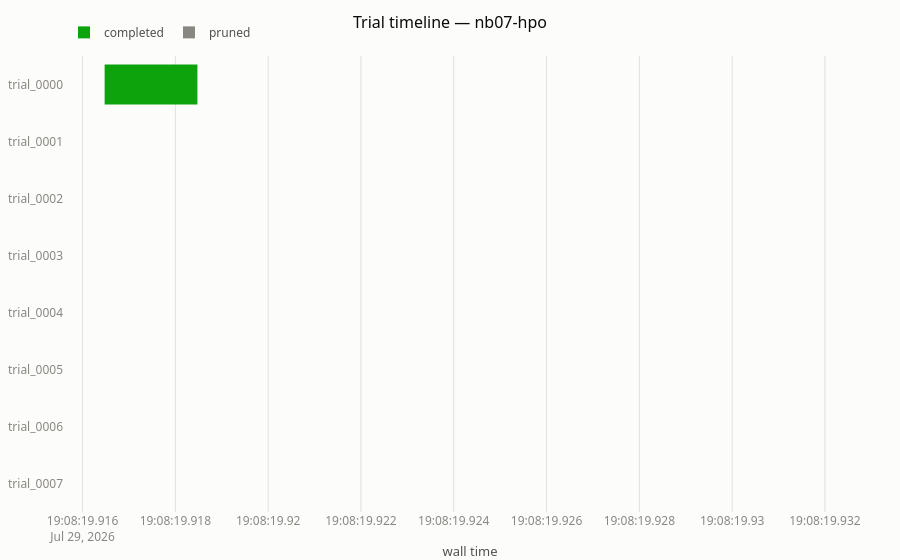

Notebook cell for this chart:
### Code cell
study.plot_timeline()

### Figure 1 — Plotly figure (JSON) as saved in the notebook; plotly's stock layout.template omitted (floating-point values rounded to 4 significant figures)
{"data": [{"base": ["2026-07-29T19:08:19.916475618+00:00"], "hovertemplate": "trial_0000 (completed)<br>0.00s<extra></extra>", "legendgroup": "completed", "marker": {"color": "#0ca30c"}, "name": "completed", "orientation": "h", "showlegend": true, "type": "bar", "x": [2], "y": ["trial_0000"]}, {"base": ["2026-07-29T19:08:19.919954366+00:00"], "hovertemplate": "trial_0001 (completed)<br>0.00s<extra></extra>", "legendgroup": "completed", "marker": {"color": "#0ca30c"}, "name": "completed", "orientation": "h", "showlegend": false, "type": "bar", "x": [0], "y": ["trial_0001"]}, {"base": ["2026-07-29T19:08:19.921735791+00:00"], "hovertemplate": "trial_0002 (completed)<br>0.00s<extra></extra>", "legendgroup": "completed", "marker": {"color": "#0ca30c"}, "name": "completed", "orientation": "h", "showlegend": false, "type": "bar", "x": [0], "y": ["trial_0002"]}, {"base": ["2026-07-29T19:08:19.923440150+00:00"], "hovertemplate": "trial_0003 (pruned)<br>0.00s<extra></extra>", "legendgroup": "pruned", "marker": {"color": "#898781"}, "name": "pruned", "orientation": "h", "showlegend": true, "type": "bar", "x": [0], "y": ["trial_0003"]}, {"base": ["2026-07-29T19:08:19.925307253+00:00"], "hovertemplate": "trial_0004 (completed)<br>0.00s<extra></extra>", "legendgroup": "completed", "marker": {"color": "#0ca30c"}, "name": "completed", "orientation": "h", "showlegend": false, "type": "bar", "x": [0], "y": ["trial_0004"]}, {"base": ["2026-07-29T19:08:19.927092152+00:00"], "hovertemplate": "trial_0005 (completed)<br>0.00s<extra></extra>", "legendgroup": "completed", "marker": {"color": "#0ca30c"}, "name": "completed", "orientation": "h", "showlegend": false, "type": "bar", "x": [0], "y": ["trial_0005"]}, {"base": ["2026-07-29T19:08:19.928980704+00:00"], "hovertemplate": "trial_0006 (completed)<br>0.00s<extra></extra>", "legendgroup": "completed", "marker": {"color": "#0ca30c"}, "name": "completed", "orientation": "h", "showlegend": false, "type": "bar", "x": [0], "y": ["trial_0006"]}, {"base": ["2026-07-29T19:08:19.932192020+00:00"], "hovertemplate": "trial_0007 (pruned)<br>0.00s<extra></extra>", "legendgroup": "pruned", "marker": {"color": "#898781"}, "name": "pruned", "orientation": "h", "showlegend": false, "type": "bar", "x": [0], "y": ["trial_0007"]}], "layout": {"bargap": 0.3, "barmode": "overlay", "title": {"text": "Trial timeline — nb07-hpo"}, "xaxis": {"title": {"text": "wall time"}, "type": "date"}, "yaxis": {"autorange": "reversed"}}}
